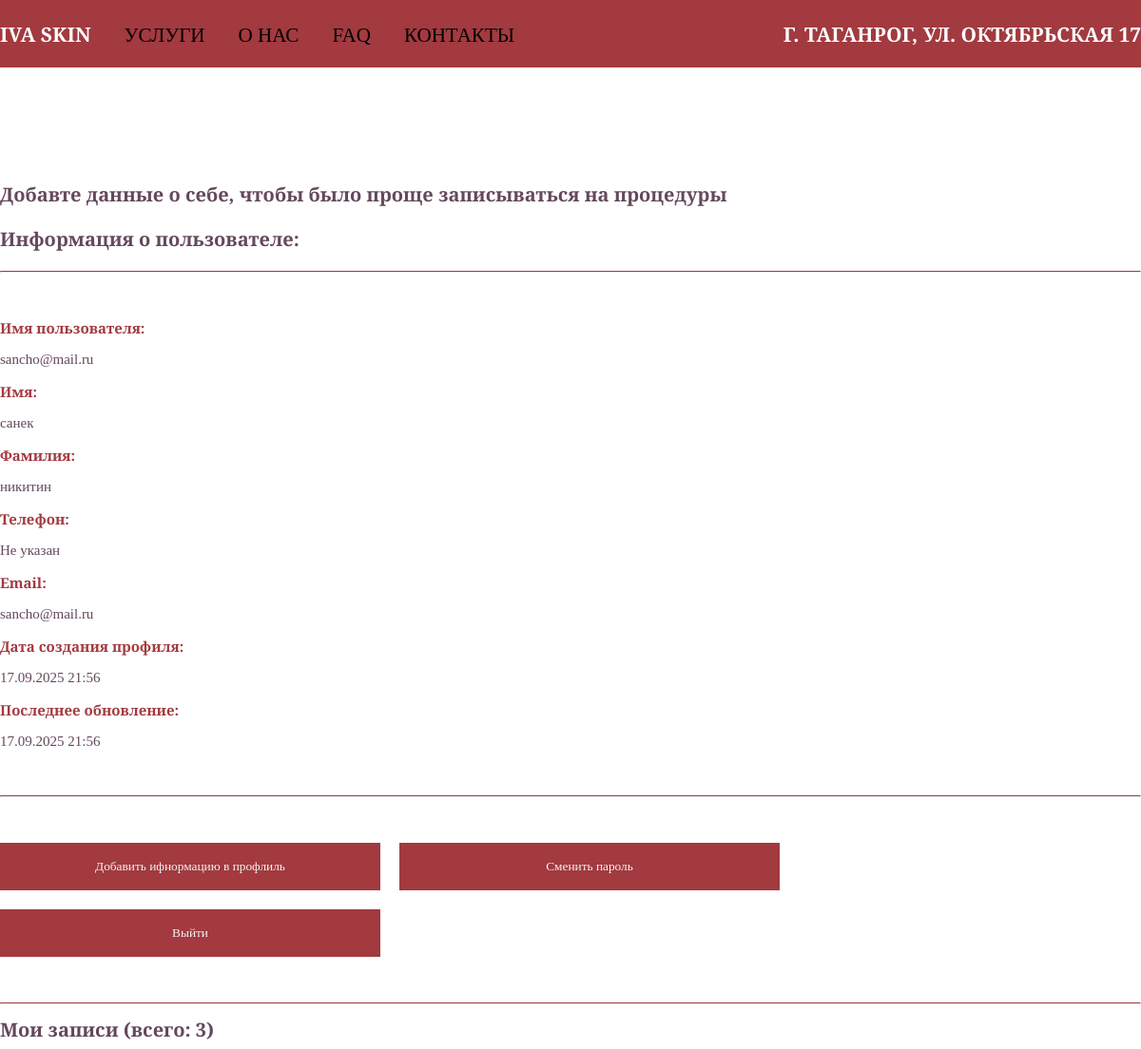
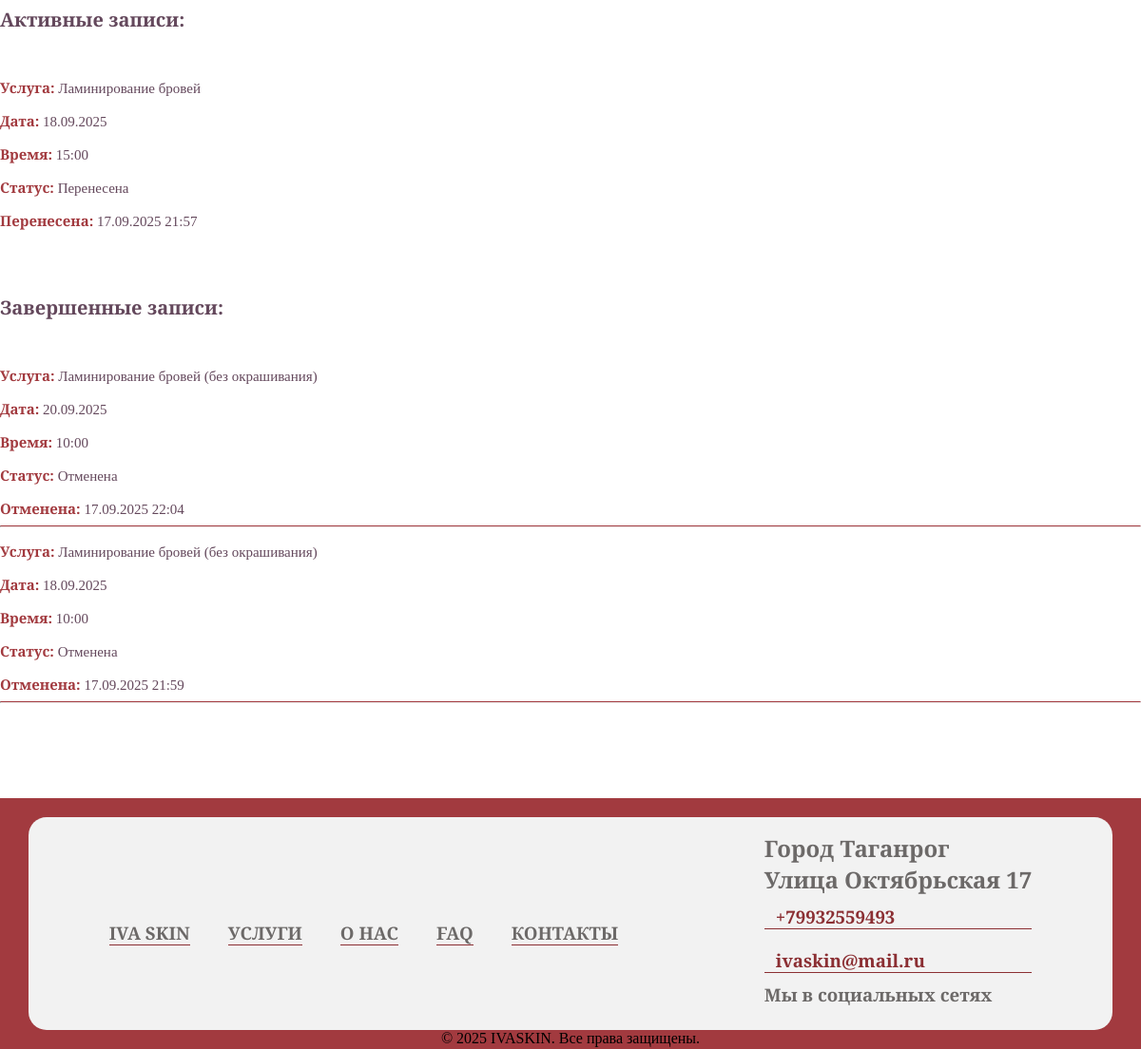
Screenshot of /profile/ (signed in) with the database file from the repository (2 pictures, top to bottom).
### userprofile/models.py (models this page shows, shortened)
class Profile(models.Model):
    user = models.OneToOneField(User, on_delete=models.CASCADE)
    first_name = models.CharField(max_length=50, blank=True, null=True)
    last_name = models.CharField(max_length=50, blank=True, null=True)
    phone = models.CharField(max_length=12, validators=[validate_phone])
    email = models.EmailField(max_length=255, blank=True, null=True)
    created_at = models.DateTimeField(auto_now_add=True)
    updated_at = models.DateTimeField(auto_now=True)

### appointment/models.py (models this page shows, shortened)
class Appointment(models.Model):
    STATUS_CHOICES = [
        ('pending', 'Ожидает подтверждения'),
        ('confirmed', 'Подтверждена'),
        ('completed', 'Выполнена'),
        ('cancelled', 'Отменена'),
        ('rescheduled', 'Перенесена'),
    ]
    first_name = models.CharField(max_length=50, blank=True, null=True)
    last_name = models.CharField(max_length=50, blank=True, null=True)
    service = models.ForeignKey(Forclient, on_delete=models.CASCADE, related_name='appoinments')
    date = models.DateTimeField()
    time = models.TimeField()
    phone = models.CharField(max_length=12, validators=[validate_phone])
    email = models.EmailField(blank=True)
    created_at = models.DateTimeField(auto_now_add=True, blank=True, null=True)
    master = models.ForeignKey(Master, on_delete=models.CASCADE, related_name='appointments')
    user = models.ForeignKey(User, on_delete=models.CASCADE, related_name='appointments', blank=True, null=True)
    status = models.CharField(max_length=20, choices=STATUS_CHOICES, default='pending')
    rescheduled_date = models.DateTimeField(blank=True, null=True)
    rescheduled_time = models.TimeField(blank=True, null=True)
    cancelled_at = models.DateTimeField(blank=True, null=True)
    updated_at = models.DateTimeField(auto_now=True)
    notes = models.TextField(blank=True, null=True)  # Дополнительные заметки
    @property
    def can_be_cancelled(self):
        return self.status in ['pending', 'confirmed']
    @property
    def can_be_rescheduled(self):
        return self.status in ['pending', 'confirmed']

### ivaapp/models.py (models this page shows)
class Forclient(models.Model):
    title = models.CharField(max_length=100)
    description = models.CharField(max_length=250)
    image = models.ImageField('ivaapp/images/')
    tags = models.ManyToManyField('Tag', blank=True)
    def __str__(self):
        return self.title

### userprofile/views.py (the view, shortened to what this page needs)
# urls.py: path('', views.profile_view, name='profile'),
@login_required
def profile_view(request):
    profile = request.user.profile
    appointments = Appointment.objects.filter(user=request.user).order_by('-date', '-time')
    active_appointments = appointments.filter(status__in=['pending', 'confirmed', 'rescheduled'])
    completed_appointments = appointments.filter(status__in=['completed', 'cancelled'])
    context = {
        'profile': profile,
        'active_appointments': active_appointments,
        'completed_appointments': completed_appointments,
        'total_appointments': appointments.count(),
    }
    return render(request, 'userprofile/profile.html', context)

### userprofile/templates/userprofile/profile.html (shortened to what this page needs)
<!DOCTYPE html>
{% load static %}
<html lang="en">
<head>
    <link rel="stylesheet" href="{% static 'css/main.css' %}">
</head>
<body>
    <header>
        <div class="header">
            <div class="header-inner">
                <div class="menu">
                    <h3><a class="logo" href="{% url 'index' %}">IVA SKIN</a></h3>
                    <h3><a class="menu__list-link" href="{% url 'index' %}#h1r">УСЛУГИ</a></h3>
                    <h3><a class="menu__list-link" href="{% url 'index'%}#about-us-y">О НАС</a></h3>
                    <h3><a class="menu__list-link" href="{% url 'faq' %}">FAQ</a></h3>
                    <h3><a class="menu__list-link" href="{% url 'index' %}#footer-y">КОНТАКТЫ</a></h3>
                </div>
                <div class="menu2">
                    <h3><a class="menu__list-link1" href="#" class="IVA" >Г. ТАГАНРОГ, УЛ. ОКТЯБРЬСКАЯ 17</a></h3>
                </div>
            </div>
        </div>
    </header>
    <div class="container-profile">
        <h1 id="h1-p">Добавте данные о себе, чтобы было проще записываться на процедуры</h1>
        <div class="profile-info" >
            <h3 id="h1-p">Информация о пользователе:</h3>
            <hr class="h-profile">
            <div class="user-details">
                <p><strong>Имя пользователя:</strong></p>
                <p>{{ profile.user.username }}</p>
                <p><strong>Имя:</strong></p>
                <p>{{ profile.first_name|default:"Не указано" }}</p>
                <p><strong>Фамилия:</strong></p>
                <p> {{ profile.last_name|default:"Не указано" }}</p>
                <p><strong>Телефон:</strong></p>
                <p>{{ profile.phone|default:"Не указан" }}</p>
                <p><strong>Email:</strong></p>
                <p>{{ profile.email|default:"Не указан" }}</p>
                <p><strong>Дата создания профиля:</strong></p>
                <p>{{ profile.created_at|date:"d.m.Y H:i" }}</p>
                <p><strong>Последнее обновление:</strong></p>
                <p>{{ profile.updated_at|date:"d.m.Y H:i" }}</p>
            </div>
        </div>
        <hr class="h-profile">
        <div class="change-for-profile-url">
            <form action="{% url 'userprofile:edit_profile' %}">
                <button class="btn-profile">Добавить ифнормацию в профлиль</button>
            </form>
            <form action="{% url 'userprofile:change_password' %}">
                <button class="btn-profile">Сменить пароль</button>
            </form>
            <form action="{% url 'logoutuser' %}" method="post">
                <button class="btn-profile">Выйти</button>
            </form>
        </div>
        <hr class="h-profile">
        <div>
            <h1 id="h1-p">Мои записи (всего: {{ total_appointments }})</h3>
            {% if active_appointments %}
                <h1 id="h1-p">Активные записи:</h4>
                {% for appointment in active_appointments %}
                    <div class="user-details">
                        <p><strong>Услуга:</strong> {{ appointment.service }}</p>
                        <p><strong>Дата:</strong> {{ appointment.date|date:"d.m.Y" }}</p>
                        <p><strong>Время:</strong> {{ appointment.time|time:"H:i" }}</p>
                        <p><strong>Статус:</strong> {{ appointment.get_status_display }}</p>
                        {% if appointment.status == 'rescheduled' %}
                            <p><strong>Перенесена:</strong> {{ appointment.updated_at|date:"d.m.Y H:i" }}</p>
                        {% endif %}
                    </div>
                {% endfor %}
            {% else %}
                <p id="h1r">У вас нет активных записей</p>
            {% endif %}
            <h4 id="h1-p">Завершенные записи:</h4>
            <div class="user-details">
                {% if completed_appointments %}
                    {% for appointment in completed_appointments %}
                        <div>
                            <p><strong>Услуга:</strong> {{ appointment.service }}</p>
                            <p><strong>Дата:</strong> {{ appointment.date|date:"d.m.Y" }}</p>
                            <p><strong>Время:</strong> {{ appointment.time|time:"H:i" }}</p>
                            <p><strong>Статус:</strong> {{ appointment.get_status_display }}</p>
                            {% if appointment.cancelled_at %}
                                <p><strong>Отменена:</strong> {{ appointment.cancelled_at|date:"d.m.Y H:i" }}</p>
                            {% endif %}
                        </div>
                        <hr class="h-profile">
                    {% endfor %}
                {% endif %}
            </div>
        </div>
    </div>
    <div class="wrap-for-footer" id="footer-y">
        <div class="contact-us-wrap">
            <div class="wrapper-contact">
                <div class="info-footer">
                    <h3><a  href="{% url 'index' %}">IVA SKIN</a></h3>
                    <h3><a  href="{% url 'index' %}#h1r">УСЛУГИ</a></h3>
                    <h3><a  href="{% url 'index' %}#about-us-y">О НАС</a></h3>
                    <h3><a  href="{% url 'faq' %}">FAQ</a></h3>
                    <h3><a  href="{% url 'index' %}#footer-y">КОНТАКТЫ</a></h3>
                </div>
                <div class="info-contact">
                    <h2>Город Таганрог</h2>
                    <h2>Улица Октябрьская 17</h2>
                    <div class="ico"><h3>+79932559493</h3></div>
                    <div class="ico"><h3>ivaskin@mail.ru</h3></div>
                    <h3 id="soch3">Мы в социальных сетях</h3>
                </div>
            </div>
            <div class="footer-bottom">
                <p>© 2025 IVASKIN. Все права защищены.</p>
            </div>
        </div>
    </div>
</body>
</html>

### ivaapp/static/css/main.css (style rules this page uses)
html { box-sizing: border-box; scroll-behavior: smooth; }
*, *::after, *::before { box-sizing: inherit; }
body { max-width: 1920px; font-family: "Playfair Display SC", serif; margin: 0 auto; }
.header-inner { display: flex; align-items: center; justify-content: space-between; max-width: 1400px; margin: 0 auto; }
.header { background: #A23A3F; font-size: 18px; }
.logo { color: white; transition: .4s; }
.menu__list-link1 { color: white; transition: .4s; }
.header a { text-decoration: none; }
.menu { display: flex; gap: 35px; }
.menu__list-link { color: black; font-weight: 500; transition: .4s; }
.info-contact { display: flex; flex-direction: column; color:#6C6968 }
.contact-us-wrap { margin: 0 auto; }
.ico { display: flex; align-items: center; gap: 12px; margin-top: 10px; margin-bottom: 10px; border-bottom: 1px solid#8b2f33; color:#8b2f33 }
.ico h3 { margin: 0; }
.info-contact h2 { margin-bottom:0px; margin-top:0px; }
.info-contact h3 { margin-bottom:0px; margin-top:0px; }
.info-footer { display: flex; gap:40px; flex-wrap: wrap; }
.info-footer h3 { margin-bottom:0px; }
.info-footer a { color:#6C6968; text-decoration:none; border-bottom: 1px solid#8b2f33; }
.wrap-for-footer { background: #A23A3F; padding: 37px 0; width: 100%; box-sizing: border-box; }
.footer-bottom p { margin-bottom:0px; text-align: center; position: absolute; margin: 0 auto; text-align: center; width: 100%; }
.wrapper-contact { display: flex; justify-content: space-around; background: #F2F2F2; padding: 20px; border-radius: 19px; flex-wrap: wrap; gap: 20px; max-width: 1680px; margin: 0 auto; width: calc(100% - 40px); box-sizing: border-box; align-items: center; }
@media (max-width: 1200px) { .wrapper-contact { max-width: 95%; padding: 16px; gap: 16px; } }
@media (max-width: 1200px) { .wrap-for-footer { padding: 20px 0; margin-top: 100px; } }
.container-profile { max-width: 1400px; margin: 0 auto; }
.user-details p { color: #64485C; margin-bottom: 0; font-size:15px; }
.user-dateils p, strong { color:#A23A3F }
#h1-p { color:#64485C; font-size: 20px;; }
.container-profile { margin-top:120px; }
.user-details { margin-top:48px; margin-bottom:48px; }
.change-for-profile-url { margin-top:48px; margin-bottom:48px; display: flex; flex-wrap: wrap; gap: 20px; }
.btn-profile { width: 400px; font-family: "Playfair Display SC", serif; height: 50px; background-color: #A23A3F; border: none; color:#F2F2F2; transition: 0.5s; }
.h-profile { border-top: 1px solid #A23A3F; }

### rows the page displays
Profile: user.username "sancho@mail.ru", first_name "санек", last_name "никитин", phone "Не указан", email "sancho@mail.ru", created_at "17.09.2025 21:56", updated_at "17.09.2025 21:56"
Appointment: service "Ламинирование бровей", date "18.09.2025", time "15:00", status "Перенесена", updated_at "17.09.2025 21:57"
Appointment: service "Ламинирование бровей (без окрашивания)", date "20.09.2025", time "10:00", status "Отменена", cancelled_at "17.09.2025 22:04"
Appointment: service "Ламинирование бровей (без окрашивания)", date "18.09.2025", time "10:00", status "Отменена", cancelled_at "17.09.2025 21:59"

### other values shown
{{ total_appointments }} "3"
